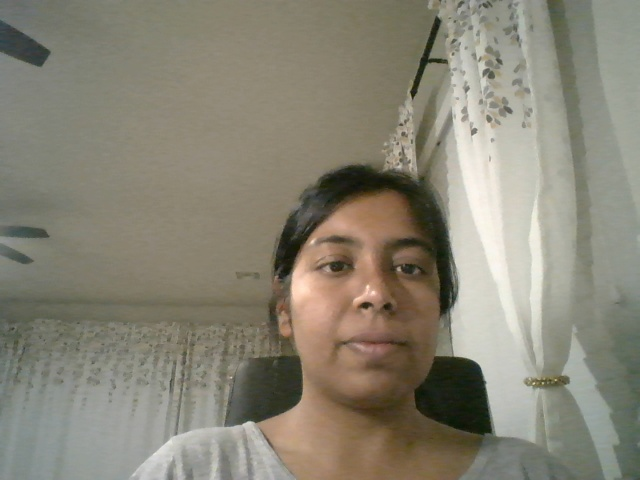
#> input picture Final Project/examples/Ishita/capturedRawImage.jpg, 640 x 480 px, found by its file name
$ python imageCartoonizerKMeans.py
#> lines starting #> are read from the running program, lines starting #| are printed output that depends on the picture; after the words box and inside, x2 and y2 are one past the last pixel; in counts of white or black regions, pixels touching at a corner belong together
#!/usr/bin/env python
import time
import numpy as np
from collections import defaultdict
from scipy import stats
import cv2
from matplotlib import pyplot as plt


def k_histogram(hist):
    """
    choose the best K for k-means and get the centroids
    """
    alpha = 0.001  # p-value threshold
    N = 80  # minimum group size
    centroid = np.array([128])

    while True:
        centroid, groups = update_centroid(centroid, hist)

        # increase K
        new_centroid = set()  # use set to avoid duplicate in centroid
        for i, indice in groups.items():
            # if there are not enough values in the group, do not separate
            if len(indice) < N:
                new_centroid.add(centroid[i])
                continue

            # separate the centroid if the values of the group is under a normal distribution
            z, pval = stats.normaltest(hist[indice])
            if pval < alpha:
                # not a normal dist, separate to different centroids
                left = 0 if i == 0 else centroid[i - 1]
                right = len(hist) - 1 if i == len(centroid) - 1 else centroid[i + 1]
                delta = right - left
                if delta >= 3:
                    c1 = (centroid[i] + left) / 2
                    c2 = (centroid[i] + right) / 2
                    new_centroid.add(c1)
                    new_centroid.add(c2)
                else:
                    # not a normal dist, but no extra space to separate
                    new_centroid.add(centroid[i])
            else:
                # normal dist, no need to separate
                new_centroid.add(centroid[i])
        if len(new_centroid) == len(centroid):
            break
        else:
            centroid = np.array(sorted(new_centroid))
    return centroid


def update_centroid(centroid, hist):
    """
    update centroids until they don't change
    """
    while True:
        groups = defaultdict(list)
        # assign pixel values
        for i in range(len(hist)):
            if hist[i] == 0:
                continue
            d = np.abs(centroid - i)
            index = np.argmin(d)
            groups[index].append(i)

        new_centroid = np.array(centroid)
        for i, indice in groups.items():
            if np.sum(hist[indice]) == 0:
                continue
            new_centroid[i] = int(np.sum(indice * hist[indice]) / np.sum(hist[indice]))
        if np.sum(new_centroid - centroid) == 0:
            break
        centroid = new_centroid
    return centroid, groups


def smooth_image(image):
    smoothed_image = cv2.bilateralFilter(image, 5, 50, 50)
    for i in range(1, 3):
        smoothed_image = cv2.bilateralFilter(smoothed_image, 5, 50, 50)
    cv2.imwrite("imageCartoonizerKMeans_smoothed.jpg", smoothed_image)
    return smoothed_image


def get_edges(image):
    edge_image = cv2.Canny(image, 100, 200)
    cv2.imwrite("imageCartoonizerKMeans_edges.jpg", edge_image)
    return edge_image


def get_histogram(hsv_image):
    hists = []
    # H channel
    hist, _ = np.histogram(hsv_image[:, :, 0], bins=np.arange(180 + 1))
    hists.append(hist)
    # plt.hist(hsv_image[:, :, 0].ravel(), bins=np.arange(180 + 1))
    # plt.show()

    # S channel
    hist, _ = np.histogram(hsv_image[:, :, 1], bins=np.arange(256 + 1))
    hists.append(hist)
    # plt.hist(hsv_image[:, :, 0].ravel(), bins=np.arange(256 + 1))
    # plt.show()

    # V channel
    hist, _ = np.histogram(hsv_image[:, :, 2], bins=np.arange(256 + 1))
    hists.append(hist)
    # plt.hist(hsv_image[:, :, 0].ravel(), bins=np.arange(256 + 1))
    # plt.show()

    return hists


def get_centroids(hists):
    centroids = []
    for h in hists:
        centroids.append(k_histogram(h))
    print("centroids: {0}".format(centroids))
    return centroids


def combine_image(edge, image):
    contours, _ = cv2.findContours(edge,
                                   cv2.RETR_EXTERNAL,
                                   cv2.CHAIN_APPROX_NONE)
    cv2.drawContours(image, contours, -1, 0, thickness=1)
    return image


def invert(image):
    inverted_image = abs(255 - image)
    # cv2.imwrite("imageCartoonizerKMeans_inverted.jpg", inverted_image)
    return inverted_image


def cartoonize(image):
    """
    convert image into cartoon-like image using K means

    image: input image to be cartoonize
    """

    res_image = np.array(image)
    x, y, c = res_image.shape

    res_image = smooth_image(res_image)
    edge = get_edges(res_image)

    res_image = cv2.cvtColor(res_image, cv2.COLOR_RGB2HSV)
    hists = get_histogram(res_image)
    centroids = get_centroids(hists)

    res_image = res_image.reshape((-1, c))
    for i in range(c):
        channel = res_image[:, i]
        index = np.argmin(np.abs(channel[:, np.newaxis] - centroids[i]), axis=1)
        res_image[:, i] = centroids[i][index]
    res_image = res_image.reshape((x, y, c))
    res_image = cv2.cvtColor(res_image, cv2.COLOR_HSV2RGB)
    cv2.imwrite("imageCartoonizerKMeans_intermediate.jpg", res_image)

    res_image = combine_image(edge, res_image)
    return res_image


if __name__ == '__main__':
    """
    run as >>python imageCartoonizerKMeans.py
    """
    image = cv2.imread("capturedRawImage.jpg")
#> image is the input picture: shape (480, 640, 3); mean B, G, R 117.2, 132.2, 136.5

    start_time = time.time()
    converted_toon_image = cartoonize(image)
#> in get_edges, `edge_image = cv2.Canny(image, 100, 200)`:
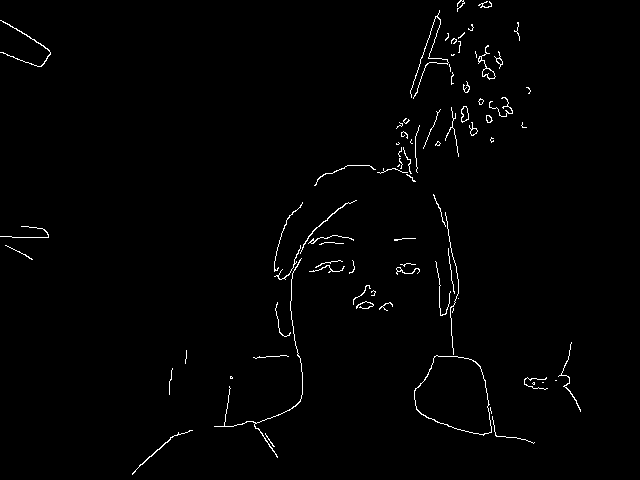
#> edge_image: shape (480, 640); 1.2% white in thin lines or dots, all inside (x1, y1, x2, y2) = (0, 0, 581, 475)
#> in cartoonize, `res_image = cv2.cvtColor(res_image, cv2.COLOR_RGB2HSV)`: res_image: shape (480, 640, 3); mean H, S, V 89.4, 43, 138
#> in get_histogram, `hist, _ = np.histogram(hsv_image[:, :, 0], bins=np.arange(180 + 1))`: hist = 180 values, max 30936 at index 98, min 0 at index 1, mean 1706.7
#> in get_histogram, `hist, _ = np.histogram(hsv_image[:, :, 1], bins=np.arange(256 + 1))`: hist = 256 values, max 10293 at index 19, min 0 at index 190, mean 1200
#> in get_histogram, `hist, _ = np.histogram(hsv_image[:, :, 2], bins=np.arange(256 + 1))`: hist = 256 values, max 7769 at index 138, min 0 at index 0, mean 1200
#> in cartoonize, `hists = get_histogram(res_image)`: hists = 3 items
#> the loop in get_centroids, `for h in hists:` made 3 passes
#> after the loop in get_centroids, `for h in hists:`: centroids = [[64, 94], [19, 45, 83, 109, 139], [50, 108, 135, 165, 212]]
#| centroids: [array([64., 94.]), array([ 19.,  45.,  83., 109., 139.]), array([ 50., 108., 135., 165., 212.])]
#> in cartoonize, `res_image = res_image.reshape((x, y, c))`: res_image: shape (480, 640, 3); mean H, S, V 89.1, 42.7, 137.4
#> in cartoonize, `res_image = cv2.cvtColor(res_image, cv2.COLOR_HSV2RGB)`:
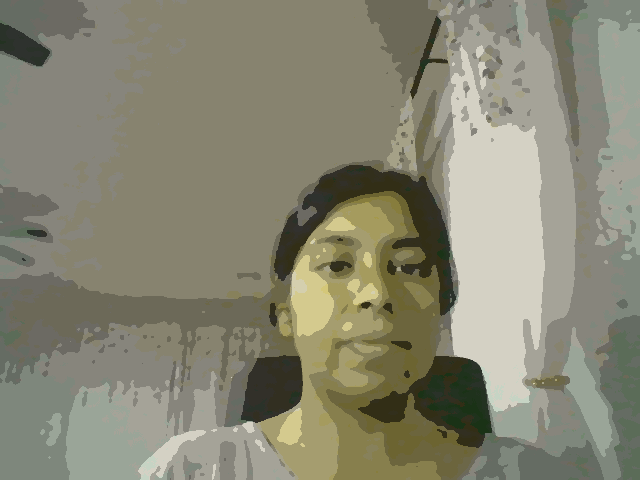
#> res_image: shape (480, 640, 3); mean B, G, R 115.7, 134.3, 135.7
#> in combine_image, `contours, _ = cv2.findContours(edge, cv2.RETR_EXTERNAL, cv2.CHAIN_APPR..`: contours = 80 contours, 68 with area under 20; largest, box (x1, y1, x2, y2) and area: (414, 355, 492, 436) 4429, (478, 45, 496, 80) 114, (461, 106, 469, 123) 85, (0, 20, 51, 67) 42, (214, 258, 303, 458) 40
#> in combine_image, `cv2.drawContours(image, contours, -1, 0, thickness=1)`:
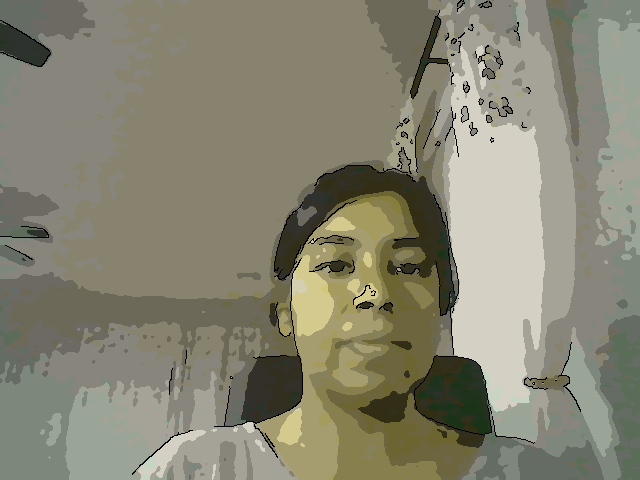
#> image: shape (480, 640, 3); mean B, G, R 114.5, 132.9, 134.3
    end_time = time.time()
    t = end_time - start_time
    print('Execution time for imageCartoonizerKMeans : {0}s'.format(t))

    cv2.imwrite("imageCartoonizerKMeans_final.jpg", converted_toon_image)

    inverted_toon_image = invert(converted_toon_image)
#> in invert, `inverted_image = abs(255 - image)`:
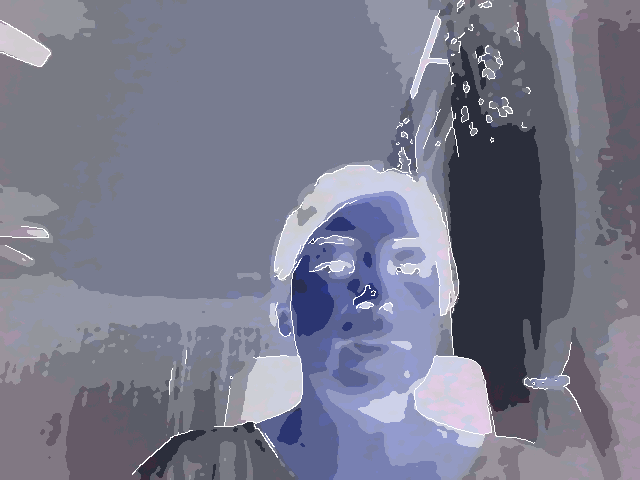
#> inverted_image: shape (480, 640, 3); mean B, G, R 140.5, 122.1, 120.7
    cv2.imwrite("imageCartoonizerKMeans_final_inverted.jpg", inverted_toon_image)
